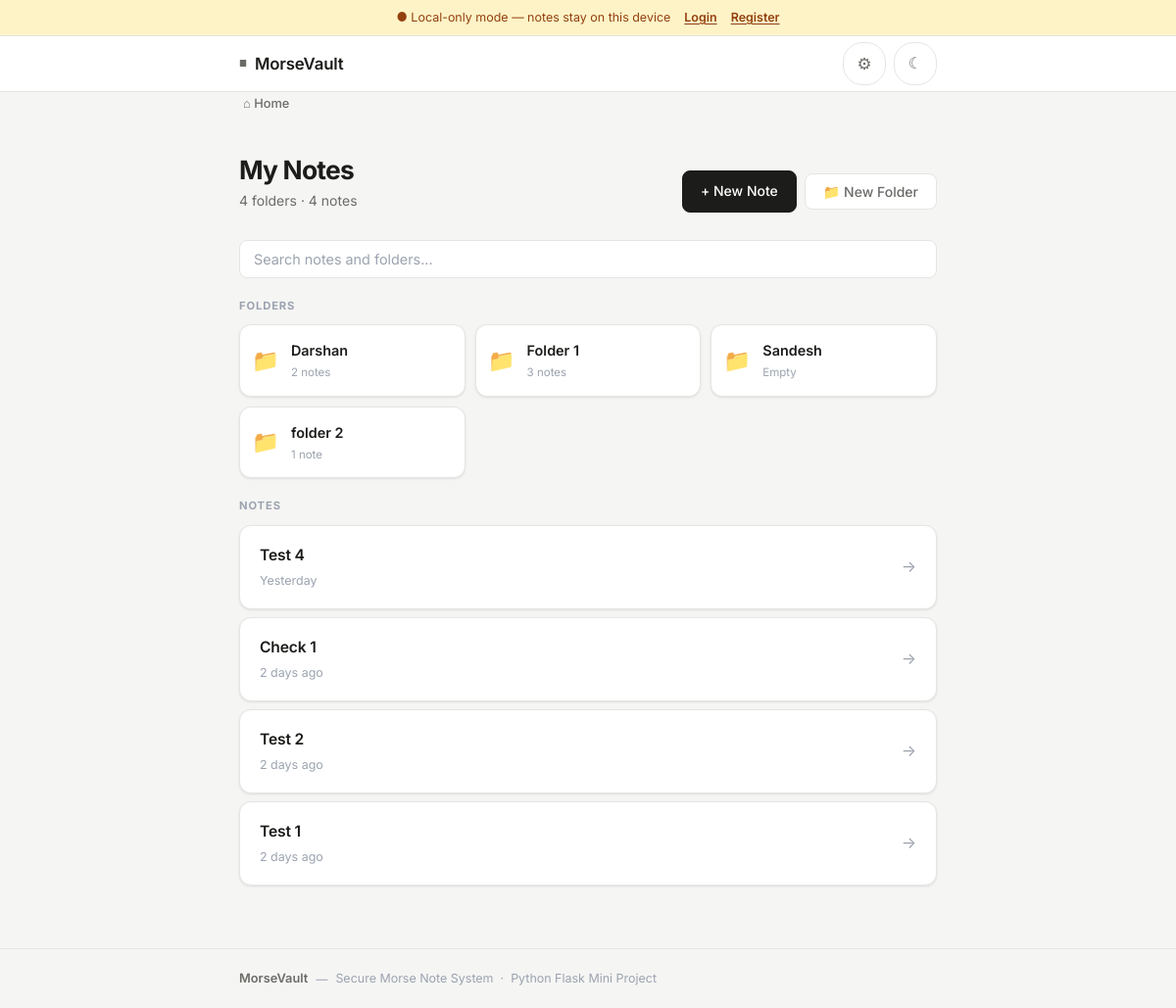
Before: / with the older database file.
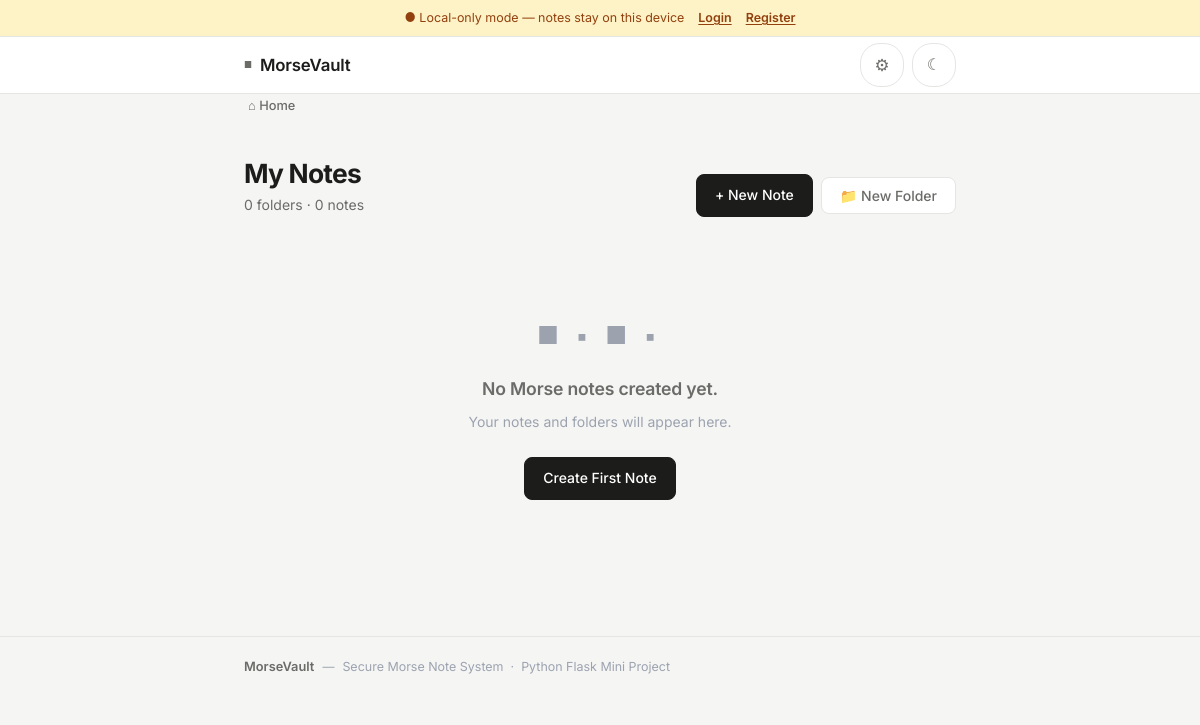
After: the same page with the newer database file.
### tables this page shows
CREATE TABLE folders (
                id INTEGER PRIMARY KEY AUTOINCREMENT,
                name TEXT NOT NULL,
                parent_id INTEGER REFERENCES folders(id),
                user_id INTEGER,
                created_at DATETIME DEFAULT CURRENT_TIMESTAMP
            );

CREATE TABLE notes (
                id INTEGER PRIMARY KEY AUTOINCREMENT,
                title TEXT NOT NULL,
                morse_text TEXT NOT NULL,
                passcode_hash TEXT,
                use_custom_passcode INTEGER DEFAULT 0,
                folder_id INTEGER REFERENCES folders(id),
                user_id INTEGER,
                created_at DATETIME DEFAULT CURRENT_TIMESTAMP
            );

### app.py (the view)
@app.route('/')
def index():
    return _folder_view(None)

### account.py (called while the page is built)
def _db():
    return _app['get_db']()

def get_current_user_id():
    return session.get('user_id')

def is_logged_in() -> bool:
    return get_current_user_id() is not None

def get_current_user():
    uid = get_current_user_id()
    if not uid:
        return None
    return _db().execute('SELECT * FROM users WHERE id = ?', (uid,)).fetchone()

def user_scope_clause(table_alias: str = '') -> tuple[str, list]:
    prefix = f'{table_alias}.' if table_alias else ''
    uid = get_current_user_id()
    if uid:
        return f'{prefix}user_id = ?', [uid]
    return f'{prefix}user_id IS NULL', []

def count_local_notes() -> int:
    return _db().execute(
        'SELECT COUNT(*) FROM notes WHERE user_id IS NULL'
    ).fetchone()[0]

### app.py (called while the page is built)
@app.template_filter('fmtdate')
def format_date(value):
    if not value:
        return 'Unknown date'
    try:
        dt = datetime.strptime(str(value)[:19], '%Y-%m-%d %H:%M:%S')
        today = date.today()
        delta = (today - dt.date()).days
        if delta == 0:
            return 'Today'
        elif delta == 1:
            return 'Yesterday'
        elif 2 <= delta <= 6:
            return f'{delta} days ago'
        else:
            return dt.strftime('%b %-d, %Y')
    except Exception:
        return str(value)[:10]

def get_db():
    db = getattr(g, '_database', None)
    if db is None:
        db = g._database = sqlite3.connect(DATABASE)
        db.row_factory = sqlite3.Row
    return db

@app.teardown_appcontext
def close_connection(exception):
    db = getattr(g, '_database', None)
    if db is not None:
        db.close()

@app.context_processor
def inject_auth():
    user = acct.get_current_user()
    return {
        'auth_user': user,
        'is_logged_in': acct.is_logged_in(),
        'sync_mode': 'cloud' if acct.is_logged_in() else 'local',
        'local_note_count': acct.count_local_notes(),
    }

@app.after_request
def set_security_headers(response):
    response.headers['Cache-Control'] = 'no-store, no-cache, must-revalidate, max-age=0'
    response.headers['Pragma'] = 'no-cache'
    response.headers['X-Content-Type-Options'] = 'nosniff'
    response.headers['Referrer-Policy'] = 'no-referrer'
    response.headers['X-Frame-Options'] = 'DENY'
    return response

### templates/index.html (shortened to what this page needs)
{% extends "base.html" %}
{% block content %}
<nav class="breadcrumb" aria-label="Folder navigation">
    <a href="{{ url_for('index') }}" class="breadcrumb-item">&#8962; Home</a>
</nav>
<div class="page-header page-header-dashboard">
    <div>
        {% if current_folder %}
        <h1 class="page-title">{{ current_folder['name'] }}</h1>
        <p class="page-subtitle">
            {{ subfolders|length }} folder{% if subfolders|length != 1 %}s{% endif %} &middot;
            {{ notes|length }} note{% if notes|length != 1 %}s{% endif %}
        </p>
        {% else %}
        <h1 class="page-title">My Notes</h1>
        <p class="page-subtitle">
            {{ subfolders|length }} folder{% if subfolders|length != 1 %}s{% endif %} &middot;
            {{ notes|length }} note{% if notes|length != 1 %}s{% endif %}
        </p>
        {% endif %}
    </div>
    <div class="header-actions">
        <a href="{{ url_for('create') }}{% if folder_id %}?folder_id={{ folder_id }}{% endif %}"
           class="btn btn-primary">+ New Note</a>
        <button type="button" class="btn btn-secondary" id="newFolderBtn">&#128193; New Folder</button>
    </div>
</div>
{% if subfolders or notes %}
<div class="search-wrap">
    <input type="search" id="noteSearch" class="search-input"
           placeholder="Search notes and folders..." autocomplete="off" aria-label="Search">
</div>
{% endif %}
{% if subfolders %}
<div class="section-label-row">
    <span class="section-label">Folders</span>
</div>
<div class="folders-grid" id="foldersGrid">
    {% for folder in subfolders %}
    <div class="folder-card" data-name="{{ folder['name'] | lower }}" data-id="{{ folder['id'] }}">
        <a href="{{ url_for('folder_view', folder_id=folder['id']) }}" class="folder-card-link" aria-label="Open {{ folder['name'] }}">
            <span class="folder-icon">&#128193;</span>
            <div class="folder-card-body">
                <span class="folder-name">{{ folder['name'] }}</span>
                <span class="folder-meta">
                    {% set parts = [] %}
                    {% if folder['note_count'] > 0 %}{% set _ = parts.append(folder['note_count']|string + ' note' + ('' if folder['note_count'] == 1 else 's')) %}{% endif %}
                    {% if folder['sub_count'] > 0 %}{% set _ = parts.append(folder['sub_count']|string + ' folder' + ('' if folder['sub_count'] == 1 else 's')) %}{% endif %}
                    {% if parts %}{{ parts | join(' · ') }}{% else %}Empty{% endif %}
                </span>
            </div>
        </a>
    </div>
    {% endfor %}
</div>
{% endif %}
{% if notes %}
<div class="section-label-row">
    <span class="section-label">Notes</span>
</div>
<div class="notes-grid" id="notesGrid">
    {% for note in notes %}
    <a href="{{ url_for('view_note', note_id=note['id']) }}" class="note-card"
       data-title="{{ note['title'] | lower }}">
        <div class="note-card-body">
            <h2 class="note-title">{{ note['title'] }}</h2>
            <p class="note-date">{{ note['created_at'] | fmtdate }}</p>
        </div>
        <div class="note-card-arrow">&#8594;</div>
    </a>
    {% endfor %}
</div>
{% endif %}
{% if not subfolders and not notes %}
<div class="empty-state">
    <div class="empty-icon">&#9632;&thinsp;&#9642;&thinsp;&#9632;&thinsp;&#9642;</div>
    {% if current_folder %}
    <h2 class="empty-title">This folder is empty.</h2>
    <p class="empty-text">Create a note or subfolder to get started.</p>
    {% else %}
    <h2 class="empty-title">No Morse notes created yet.</h2>
    <p class="empty-text">Your notes and folders will appear here.</p>
    {% endif %}
    <div class="empty-actions">
        <a href="{{ url_for('create') }}{% if folder_id %}?folder_id={{ folder_id }}{% endif %}"
           class="btn btn-primary">Create First Note</a>
    </div>
</div>
{% endif %}
{% endblock %}

### templates/base.html (shortened to what this page needs)
<!DOCTYPE html>
<html lang="en" data-theme="light">
<head>
    <link rel="stylesheet" href="{{ url_for('static', filename='style.css') }}">
</head>
<body class="secure-app">
    <div class="app-shell" id="appShell">
    {% if is_logged_in %}
    <div class="sync-banner sync-banner-cloud">
        <span>&#9729; Cloud sync active — {{ auth_user['email'] }}</span>
        <a href="{{ url_for('logout') }}" class="sync-banner-link">Logout</a>
    </div>
    {% else %}
    <div class="sync-banner sync-banner-local">
        <span>&#9679; Local-only mode — notes stay on this device</span>
        <a href="{{ url_for('login') }}" class="sync-banner-link">Login</a>
        <a href="{{ url_for('register') }}" class="sync-banner-link">Register</a>
    </div>
    {% endif %}
    <header class="site-header">
        <div class="container header-inner">
            <a href="{{ url_for('index') }}" class="site-logo">
                <span class="logo-dot">&#9632;</span> MorseVault
            </a>
            <div class="header-controls">
                <a href="{{ url_for('settings') }}" class="header-settings-link" title="Settings">&#9881;</a>
                <button class="theme-toggle" id="themeToggle" aria-label="Toggle dark mode" title="Toggle dark mode">
                    <span class="theme-icon theme-icon-dark">&#9790;</span>
                </button>
            </div>
        </div>
    </header>
    <main class="container">
        {% block content %}{% endblock %}
    </main>
    <footer class="site-footer">
        <div class="container footer-inner">
            <span class="footer-name">MorseVault</span>
            <span class="footer-sep">&#8212;</span>
            <span class="footer-desc">Secure Morse Note System &nbsp;&#183;&nbsp; Python Flask Mini Project</span>
        </div>
    </footer>
    </div>
</body>
</html>

Changed rows visible on the page:
removed folders: name "Darshan", parts "2 notes"
removed folders: name "Folder 1", parts "3 notes"
removed folders: name "Sandesh", shows "Empty"
removed folders: name "folder 2", parts "1 note"
removed notes: title "Test 4", created_at|fmtdate "Yesterday"
removed notes: title "Check 1", created_at|fmtdate "2 days ago"
removed notes: title "Test 2", created_at|fmtdate "2 days ago"
removed notes: title "Test 1", created_at|fmtdate "2 days ago"
Other visible differences:
{{ subfolders|length }}: "4" → "0"
{{ notes|length }}: "4" → "0"
text no longer shown: "FOLDERS NOTES"
text now shown: "■ ▪ ■ ▪ No Morse notes created yet. Your notes and folders will appear here. Create First Note"
